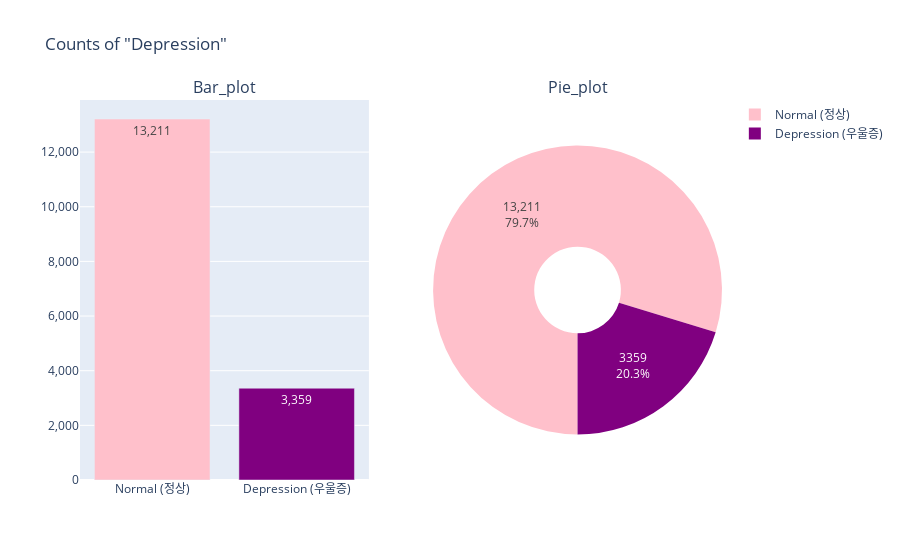

Notebook code for this chart:
### Code cell
plot_depr = plsp(rows=1, cols=2,
                 subplot_titles=('Bar_plot','Pie_plot'),
                 specs=[[{'type':'xy'}, {'type':'domain'}]])
plot_depr.add_trace(
    go.Bar(x=count_depr.depression,
           y=count_depr.id,
           marker_color=['pink', 'purple'],
           texttemplate="%{y:,}",
           showlegend=False
           ),
    row=1, col=1
)
plot_depr.add_trace(
    go.Pie(values=count_depr.id,
           labels=count_depr.depression,
           hole=0.3,
           showlegend=True,
           marker_colors=['pink', 'purple'],
           hoverinfo="label+value+percent",
           textinfo='value+percent',
           rotation=180
           ),
    row=1, col=2
)
plot_depr.update_layout(title_text='Counts of "Depression"')
plot_depr.update_yaxes(tickformat=',')
plot_depr.show()

### Figure 1 — Plotly figure (JSON) as saved in the notebook; plotly's stock layout.template omitted (floating-point values rounded to 4 significant figures)
{"data": [{"marker": {"color": ["pink", "purple"]}, "showlegend": false, "texttemplate": "%{y:,}", "type": "bar", "x": ["Normal (정상)", "Depression (우울증)"], "xaxis": "x", "y": [13211, 3359], "yaxis": "y"}, {"domain": {"x": [0.55, 1], "y": [0, 1]}, "hole": 0.3, "hoverinfo": "label+value+percent", "labels": ["Normal (정상)", "Depression (우울증)"], "marker": {"colors": ["pink", "purple"]}, "rotation": -180, "showlegend": true, "textinfo": "value+percent", "type": "pie", "values": [13211, 3359]}], "layout": {"annotations": [{"font": {"size": 16}, "showarrow": false, "text": "Bar_plot", "x": 0.225, "xanchor": "center", "xref": "paper", "y": 1, "yanchor": "bottom", "yref": "paper"}, {"font": {"size": 16}, "showarrow": false, "text": "Pie_plot", "x": 0.775, "xanchor": "center", "xref": "paper", "y": 1, "yanchor": "bottom", "yref": "paper"}], "title": {"text": "Counts of \"Depression\""}, "xaxis": {"anchor": "y", "domain": [0, 0.45]}, "yaxis": {"anchor": "x", "domain": [0, 1], "tickformat": ","}}}
